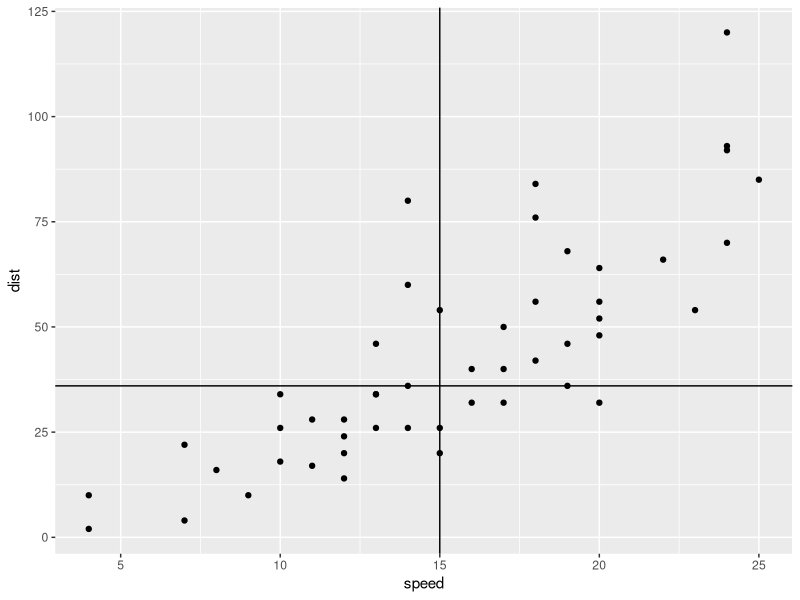
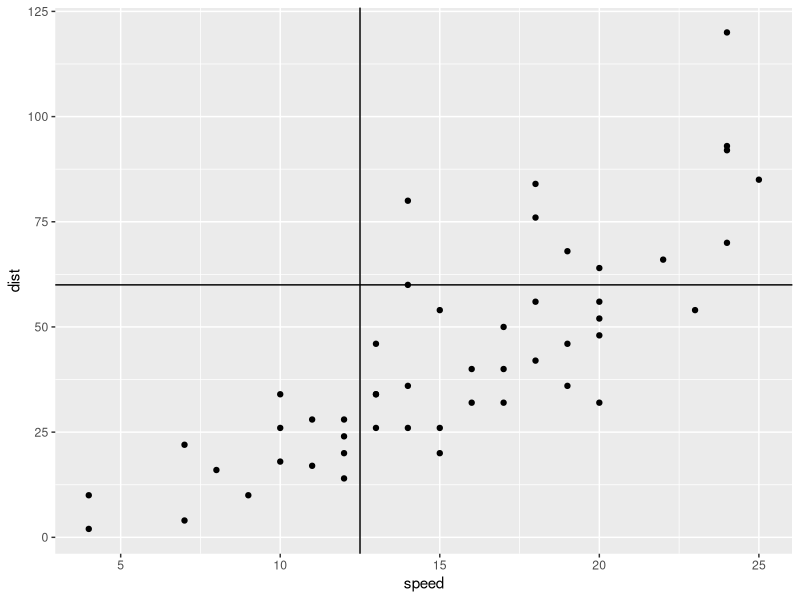

These figures' R source, in order:
## ---- chunk 1
knitr::opts_chunk$set(echo = TRUE)
library(dplyr)
library(tidyr)
library(readr)
library(ggplot2)
## ---- chunk 2
double_matrix <- matrix(NA,nrow=3,ncol=8)
double_matrix[,1] <- 1:3
for(row in 1:3){
  for(col in 2:8){
    double_matrix[row,col] <- 2 * double_matrix[row,col-1]
  }
}
print(double_matrix)
## ---- chunk 3
num_heads <- 0
counter <- 0
while(num_heads < 5){
  coins <- rbinom(n=5,size=1,prob=.5)
  num_heads <- sum(coins)
  counter <- counter + 1
}
print(counter)
## ---- chunk 4
doubler <- function(x){
  ## Solution 1:
  vals <- c(x)
  for(i in 1:7){
    x <- x*2
    vals <- c(vals,x)
  }
  return(vals)
  
  ## Solution 2:
  # vals <- c(x,x*2,x*4,x*8,x*16,x*32,x*64,x*128)
  # return(vals)
  
  ## Solution 3:
  # vals <- x*2^(0:7)
  # return(vals)
}
## ---- chunk 5
doubler(1)
doubler(2)
doubler(3)
## ---- chunk 6
median_cars <- apply(cars,2,median)
median_cars
## ---- chunk 7
library(ggplot2)
ggplot(cars,aes(speed,dist))+geom_point()+
  geom_vline(xintercept = median_cars[1])+
  geom_hline(yintercept = median_cars[2])
## ---- chunk 8
half_max <- function(vector){
  half_max <- max(vector)/2
  return(half_max)
}
halfmax_cars <- apply(cars,2,half_max)
halfmax_cars

ggplot(cars,aes(speed,dist))+geom_point()+
  geom_vline(xintercept = halfmax_cars[1])+
  geom_hline(yintercept = halfmax_cars[2])
